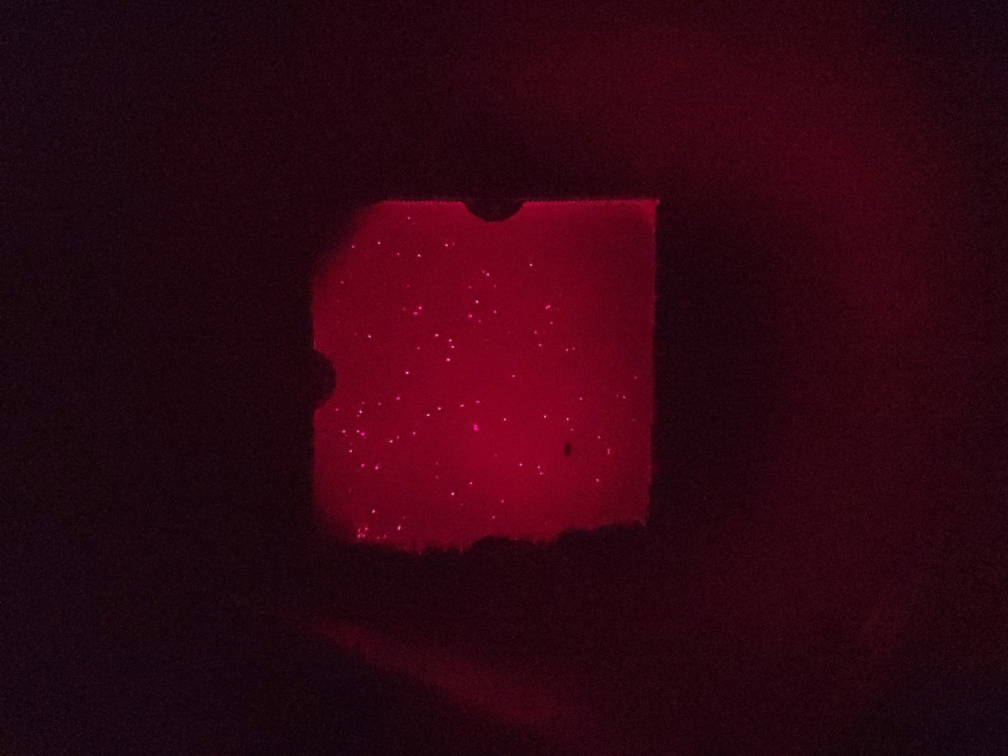
#> input picture Sample Images/2023_03_02 09_04_39 PM.jpg, 4032 x 3024 px (shown at 1/4 size)
$ jupyter execute --allow-errors digitalCRISPRwholepipelineonlabtopv2-onJHUdesktop.ipynb   (shell and % lines are left out)
#> lines starting #> are read from the running program, lines starting #| are printed output that depends on the picture; after the words box and inside, x2 and y2 are one past the last pixel; in counts of white or black regions, pixels touching at a corner belong together
#> the answer given: ../Sample Images/2023_03_02 09_04_39 PM.jpg
[cell 1]
import cv2
from cv2 import imread, imwrite, resize, imshow
import matplotlib.pyplot as plt
#from PIL import Image
from math import ceil
from time import time
from pandas import DataFrame
import glob
import os
from pathlib import Path
import shutil

import tkinter as tk
from tkinter import filedialog

import numpy as np

from datetime import datetime

from copy import deepcopy

size = 416 #tile image size 416 x 416
tile_overlap_ratio = 0.25
conf_thres = 0.25
nms_thres = 0.1
root = tk.Tk()
root.withdraw()

[cell 2]
def create_mask(img):
    #convert to grayscale image
    img_gray = cv2.cvtColor(img, cv2.COLOR_BGR2GRAY)
    #Gaussian blur
    img_blur = cv2.GaussianBlur(img_gray,(15,15),10)
    #thresholding using auto threshold Triangle
    threshold,thresholded_image = cv2.threshold(img_blur,50,255,cv2.THRESH_BINARY+cv2.THRESH_TRIANGLE)
    #fill holes by closing operation (dilation followed by erosion)
    closed = cv2.morphologyEx(thresholded_image, cv2.MORPH_CLOSE, np.ones((20,20),np.uint8))
    #remove noise by erosion
    mask1 = cv2.erode(closed, np.ones((30,30),np.uint8),iterations = 1)
    """
    #remove noise by opening (erosion followed by dilation)
    opening = cv2.morphologyEx(thresholded_image, cv2.MORPH_OPEN, np.ones((30,30),np.uint8))
    #fill holes by dilation
    mask= cv2.dilate(opening, np.ones((30,30),np.uint8),iterations = 1)
    """
    #create a rectangular mask
    h, w, _ = img.shape
    rec_mask = np.zeros((h,w), np.uint8)
    rec_mask[ceil(h/4):ceil(3*h/4),ceil(w/4):ceil(3*w/4)] = 255
    # combine mask1 and rectangular mask to create final mask2
    mask2 = cv2.bitwise_and(mask1,rec_mask)
    # plot image and mask2
    plt.subplot(1,2,1)
    plt.imshow(cv2.cvtColor(img, cv2.COLOR_BGR2RGB))
    plt.subplot(1,2,2)
    plt.imshow(cv2.cvtColor(mask2, cv2.COLOR_BGR2RGB))
    plt.show()
    return mask2

[cell 3]
def start_points(size, split_size, overlap=0):
    points = [0]
    stride = int(split_size * (1-overlap))
    counter = 1
    while True:
        pt = stride * counter
        if pt + split_size >= size:
            if split_size == size:
                break
            points.append(size - split_size)
            break
        else:
            points.append(pt)
        counter += 1
    return points

[cell 4]
# [28 lines left out: function nms, not called in this run]

[cell 5]
def datapipeline(file_path):
  '''
  This function takes image path
  and image names as arguments
  and divides the images into
  blocks (tiles) and detects
  objects in individual
  blocks (tiles). Finally, the
  blocks are stitched
  together and detected images
  are displayed.
  '''

  colors = [
      (0,0,255),
  ]

  obj_names = [
             "positive"
  ]

  # read .jpg image and make tiles each of dimensions size x size
  print(file_path)
  im_name = Path(file_path).stem  #get name of image
  ext = Path(file_path).suffix    #get extension of image
  print(im_name + ext)
  im = imread(file_path) #read the image
#> im is the input picture: shape (3024, 4032, 3); mean B, G, R 17.6, 5.3, 48.1
  h, w, _ = im.shape
  h_new = ceil(h/size) * size
  w_new = ceil(w/size) * size
  scale_h = h_new/h
  scale_w = w_new/w
  resized_im = im # resize(im, (w_new, h_new), cv2.INTER_LINEAR) # resize the image
  #create a subfolder yolov5/tiled_images/ to store tiled images
  tiled_images_path = "C:/Users/Hoan Ngo/yolov5/tiled_images/"
  #tiled_images_path = "C:/Users/ngoth/yolov5/tiled_images/"
  print(tiled_images_path)
  if os.path.exists(tiled_images_path) == True:
      try:
          shutil.rmtree(tiled_images_path)
          os.mkdir(tiled_images_path)
      except OSError as error:
          print(error)
  else:
      try:
          os.mkdir(tiled_images_path)
      except OSError as error:
          print(error)

  tiled_ims_list = []
  # create tiled images
  X_points = start_points(w_new, size, tile_overlap_ratio)
  Y_points = start_points(h_new, size, tile_overlap_ratio)
  for i in Y_points:
    for j in X_points:
      tiled = resized_im[i:i+size, j:j+size, :]
      #file path of each tiled image, e.g. yolov5/tiled_images/im_name_i_j.jpg
      tiled_im_name = tiled_images_path + im_name + "__" + str(i) + "__" + str(j) + ext
      #store file path of tiled image to a list
      tiled_ims_list.append(tiled_im_name)
      # saving tiled image
      imwrite(tiled_im_name, tiled)
#> this loop made 11 passes
#> pass 1, in datapipeline, `imwrite(tiled_im_name, tiled)`:
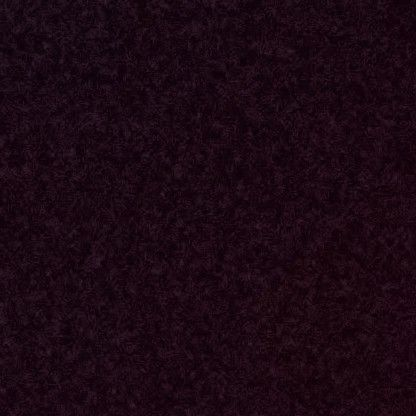
#> saved as 2023_03_02 09_04_39 PM__0__0.jpg: shape (416, 416, 3); mean B, G, R 18.9, 8.2, 27.2
#> after the loop, tiled_ims_list = 143 items
  df = DataFrame(tiled_ims_list)
#> df = table of 143 rows and 1 columns
  # saving the file path of the tiled image to the file file_path/tiled_images.txt
  df.to_csv(tiled_images_path + "tiled_images.txt", index = False, header = False)
  # detect objects on individual tiles and store detected objects in json format
  start = time()
  !python "C:/Users/Hoan Ngo/yolov5/detect.py" --weights "C:/Users/Hoan Ngo/yolov5/best150epochondatasetv5_mAP_99_55.pt" --img 416 --conf-thres 0.25 --iou-thres 0.1 --save-txt --save-conf --source "C:/Users/Hoan Ngo/yolov5/tiled_images/" --project "C:/Users/Hoan Ngo/yolov5/tiled_images/" --hide-labels
  #!python "C:/Users/ngoth/yolov5/detect.py" --weights "C:/Users/ngoth/yolov5/best150epochondatasetv5_mAP_99_55.pt" --img 416 --conf-thres 0.5 --iou-thres 0.1 --save-txt --save-conf --source "C:/Users/ngoth/yolov5/tiled_images/" --project "C:/Users/ngoth/yolov5/tiled_images/" --hide-labels
  end = time()

[cell 6]
def display(file_path):
    ext = file_path.split(".")[-1]
    im = imread(file_path)
    mask = create_mask(im) #create a mask
#> in create_mask, `img_gray = cv2.cvtColor(img, cv2.COLOR_BGR2GRAY)`:
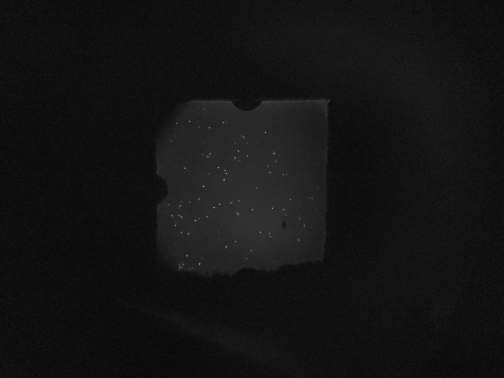
#> img_gray: shape (3024, 4032) (shown at 1/8 size); min 2, max 179, mean 19.5
#> in create_mask, `threshold,thresholded_image = cv2.threshold(img_blur,50,255,cv2.THRESH..`:
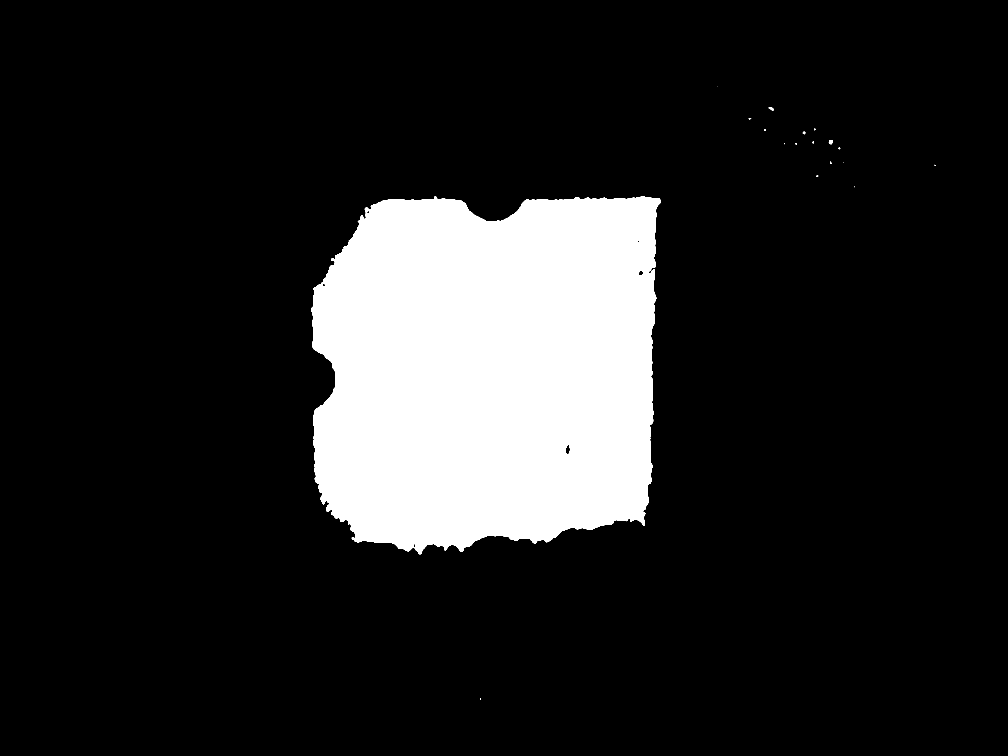
#> thresholded_image: shape (3024, 4032) (shown at 1/4 size); 14.2% white; 19 white regions (8 under 20 px), largest, box (x1, y1, x2, y2) and area: (1245, 785, 2642, 2217) 1735809, (3315, 560, 3330, 577) 193, (3075, 429, 3095, 442) 149
#> in create_mask, `threshold,thresholded_image = cv2.threshold(img_blur,50,255,cv2.THRESH..`: threshold = 27
#> in create_mask, `closed = cv2.morphologyEx(thresholded_image, cv2.MORPH_CLOSE, np.ones(..`:
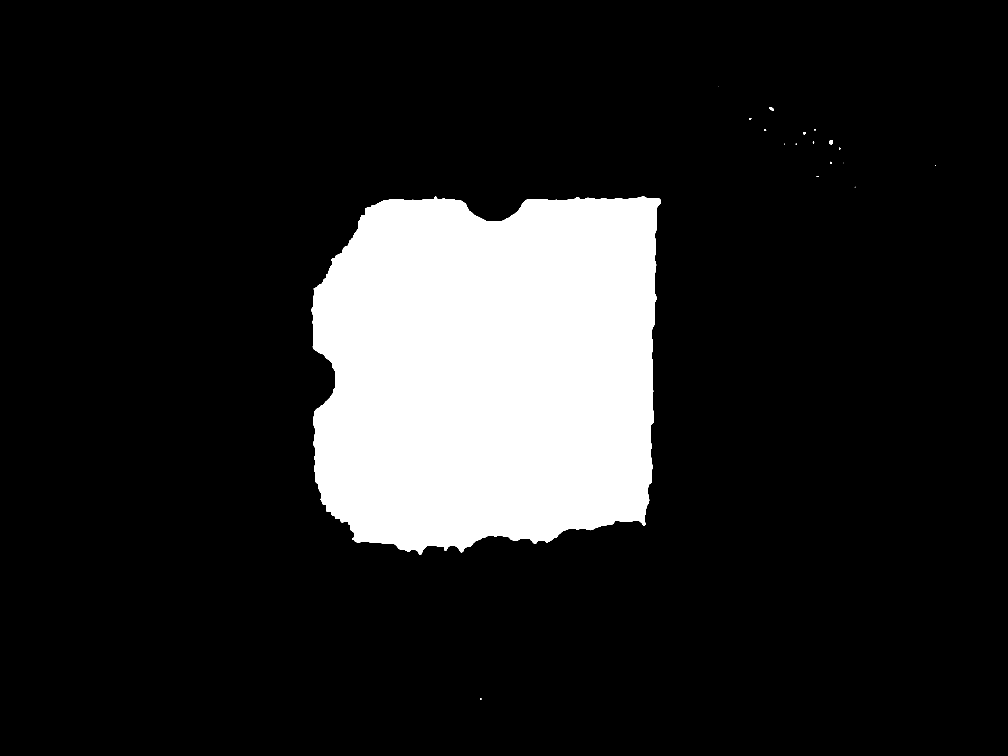
#> closed: shape (3024, 4032) (shown at 1/4 size); 14.3% white; 18 white regions (8 under 20 px), largest, box (x1, y1, x2, y2) and area: (1246, 786, 2643, 2218) 1740721, (3316, 561, 3331, 578) 193, (3076, 430, 3096, 443) 152
#> in create_mask, `mask1 = cv2.erode(closed, np.ones((30,30),np.uint8),iterations = 1)`:
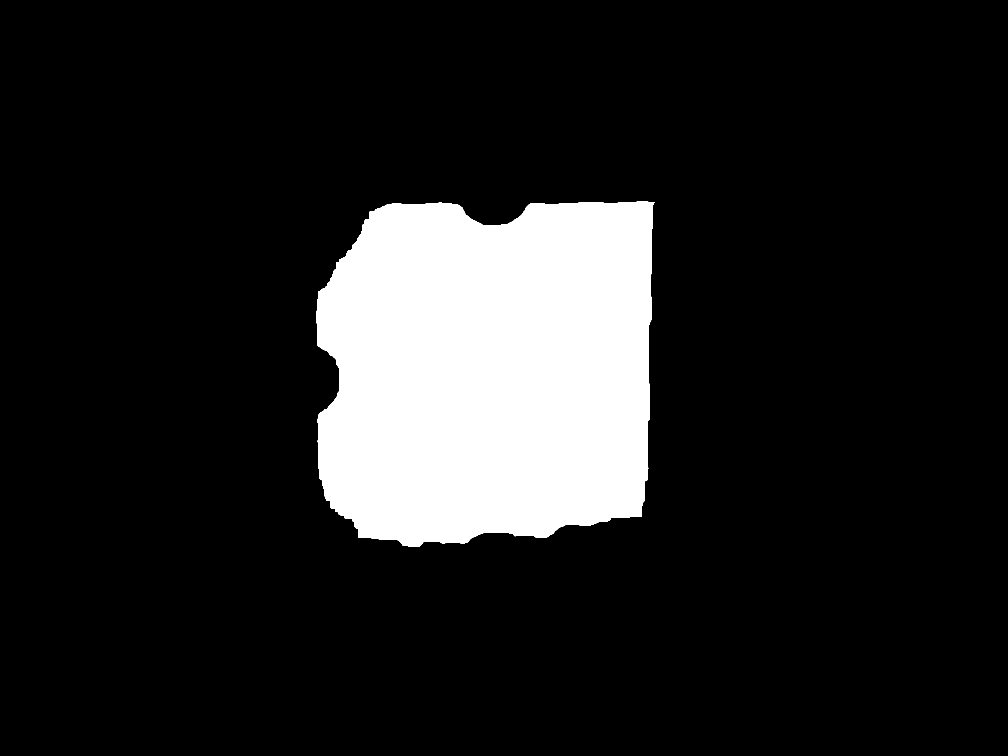
#> mask1: shape (3024, 4032) (shown at 1/4 size); 13.5% white; 1 white region, box (x1, y1, x2, y2) and area: (1266, 806, 2618, 2186) 1649979
#> in create_mask, `plt.show()`:
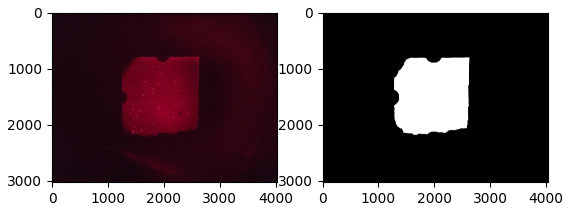
#> figure drawn by matplotlib, 2 panels
    h, w, _ = im.shape
    h_new = ceil(h/size) * size
    w_new = ceil(w/size) * size
    scale_h = h_new/h
    scale_w = w_new/w
    resized_im = im #resize(im, (w_new, h_new), cv2.INTER_LINEAR)
    annotations_list = []
    dets = []
    num_pos_wells = 0
    for label_file_path in glob.glob("C:/Users/Hoan Ngo/yolov5/tiled_images/exp/labels/*.txt"):
      label_file_name = Path(label_file_path).stem #get name of label file
      #print(label_file_name)
      im_index_i = label_file_name.split("__")[1] #i is index of row -> y
      im_index_j = label_file_name.split("__")[2] #j is index of col -> x
      with open(label_file_path, 'r') as f:
        lines = f.readlines()
        for line in lines:
          cls, x, y, w, h, conf = line.split() # x and y are coordinates of the center of the object
          x_abs = int(im_index_j) + float(x)*size  # convert to coordinate in original image
          y_abs = int(im_index_i) + float(y)*size  # convert to coordinate in original image
          x1 = round(x_abs - float(w)*size/2)
          y1 = round(y_abs - float(h)*size/2)
          start_point = (x1, y1)
          x2 = round(x_abs + float(w)*size/2)
          y2 = round(y_abs + float(h)*size/2)
          end_point = (x2, y2)
          #annotations_list.append([cls, x_abs, y_abs, w, h, conf])  # "class", "x", "y", "w", "h", "obj_name", "confidence"
          dets.append([x1, y1, x2, y2, float(conf)])
    #use non maximum suppression to remove overlap bounding boxes
    #print(np.array(dets))
    if len(dets) > 0:
        keep = nms(np.array(dets), nms_thres)
        #print(keep)
        #plot bounding boxes on input image

        #should plot before and after nms......
        resized_im_2 = deepcopy(resized_im)
        for box in keep:
            if mask[dets[box][1],dets[box][0]] == 255 and mask[dets[box][3],dets[box][2]] == 255:
                cv2.rectangle(resized_im, (dets[box][0],dets[box][1]), (dets[box][2],dets[box][3]),(0,255,0),3)
                cv2.rectangle(resized_im_2, (dets[box][0],dets[box][1]), (dets[box][2],dets[box][3]),(0,255,0),3)
                cv2.putText(resized_im_2, str(round(dets[box][4],2)), (dets[box][0],dets[box][1]-2), cv2.FONT_HERSHEY_SIMPLEX, 0.5, (0,255,0), 1)
                annotations_list.append([dets[box][0], dets[box][1], dets[box][2], dets[box][3], dets[box][4]])  # "x1", "y1", "x2", "y2", "confidence"
                num_pos_wells += 1
        #window_name = 'image'
        #imshow(window_name,resized_im)
        now = datetime.now() # current date and time
        date_time = now.strftime("%m_%d_%Y_%H_%M_%S")
        output_folder = file_path.replace("." + ext,"_output " + date_time + "/") #create output folder
        try:
              os.mkdir(output_folder)
        except OSError as error:
              print(error)
        #save and show image
        output_image_file_path = output_folder + "output_image." + ext
        imwrite(output_image_file_path, resized_im)
        output_image_file_path = output_folder + "output_image_with_conf." + ext
        imwrite(output_image_file_path, resized_im_2)
        plt.axis("off")
        plt.imshow(cv2.cvtColor(resized_im, cv2.COLOR_BGR2RGB))
        plt.show()
        #save number of positive wells to text file
        summary_file_path = output_folder + "summary.txt"
        summary_dict = {"tile_grid_size": size, "tile_overlap_ratio": tile_overlap_ratio, "conf_threshold": conf_thres, "nms_threshold": nms_thres, "num_pos_wells" : num_pos_wells}
        file = open(summary_file_path, "w")
        file.write(repr(summary_dict))
        print(summary_dict)
        # waits for user to press any key
        # (this is necessary to avoid Python kernel form crashing)
        #cv2.waitKey(0)
        # closing all open windows
        #cv2.destroyAllWindows()
        #save annotation list
        df = DataFrame(annotations_list)
        annotation_list_path = output_folder + "annotationlist.txt"
        # saving the location of detected objects
        df.to_csv(annotation_list_path, sep = " ", index = False, header = False)
    else:
        now = datetime.now() # current date and time
        date_time = now.strftime("%m_%d_%Y_%H_%M_%S")
        output_folder = file_path.replace("." + ext,"_output " + date_time + "/") #create output folder
        try:
              os.mkdir(output_folder)
        except OSError as error:
              print(error)
        summary_file_path = output_folder + "summary.txt"
        summary_dict = {"tile_grid_size": size, "tile_overlap_ratio": tile_overlap_ratio, "conf_threshold": conf_thres, "nms_threshold": nms_thres, "num_pos_wells" : 0}
        file = open(summary_file_path, "w")
        file.write(repr(summary_dict))
        print(summary_dict)
        print("No object detected")

$ run again, on Sample Images/500 30min 2023_03_07 06_33_01 PM.jpg
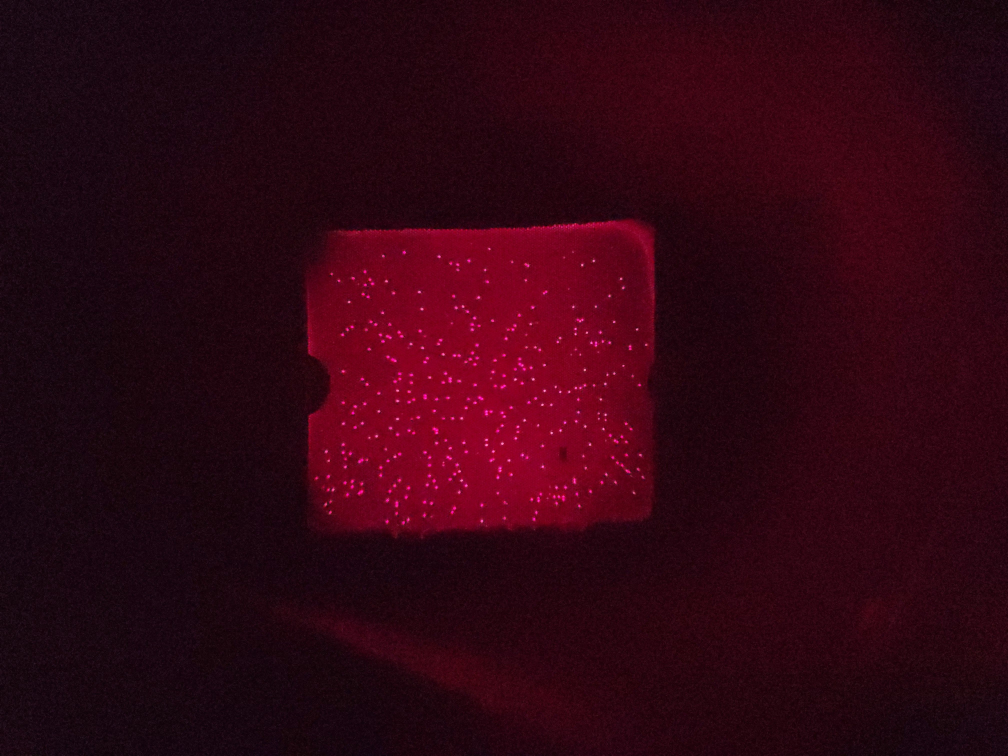
#> input picture Sample Images/500 30min 2023_03_07 06_33_01 PM.jpg, 4032 x 3024 px (shown at 1/4 size)
#> in datapipeline, im is the input picture: shape (3024, 4032, 3); mean B, G, R 18.4, 5.4, 49.2
#> after the loop in datapipeline, `for i in Y_points:`: tiled_ims_list = 143 items
#> df = table of 143 rows and 1 columns
#> in create_mask, `threshold,thresholded_image = cv2.threshold(img_blur,50,255,cv2.THRESH..`:
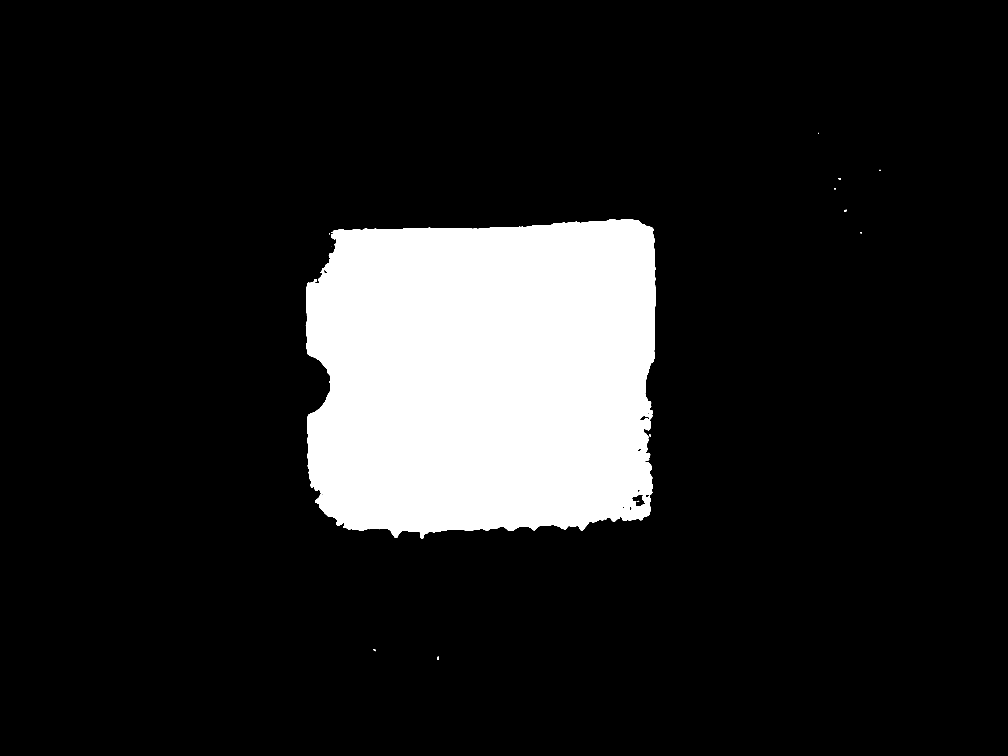
#> thresholded_image: shape (3024, 4032) (shown at 1/4 size); 13.2% white; 14 white regions (7 under 20 px), largest, box (x1, y1, x2, y2) and area: (1223, 877, 2623, 2154) 1608672, (3376, 839, 3387, 846) 59, (1750, 2627, 1755, 2640) 53
#> threshold = 28
#> closed: shape (3024, 4032); 13.2% white; 9 white regions (3 under 20 px), largest, box (x1, y1, x2, y2) and area: (1224, 878, 2624, 2155) 1615277, (3377, 840, 3388, 847) 59, (1751, 2628, 1756, 2641) 56, (1495, 2599, 1504, 2606) 40, (3355, 713, 3364, 719) 36, (3339, 753, 3344, 760) 22
#> mask1: shape (3024, 4032); 12.6% white; 1 white region, box (x1, y1, x2, y2) and area: (1241, 894, 2609, 2121) 1530680
#> in create_mask, `plt.show()`:
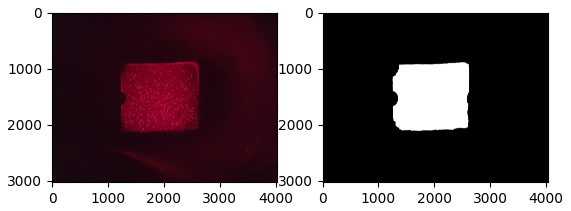
#> figure drawn by matplotlib, 2 panels
